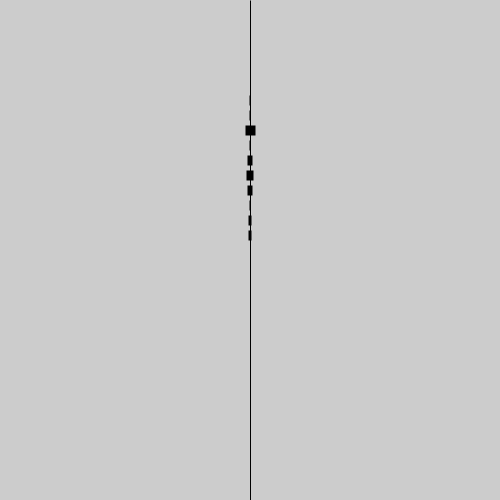
Frame 1 (no input)
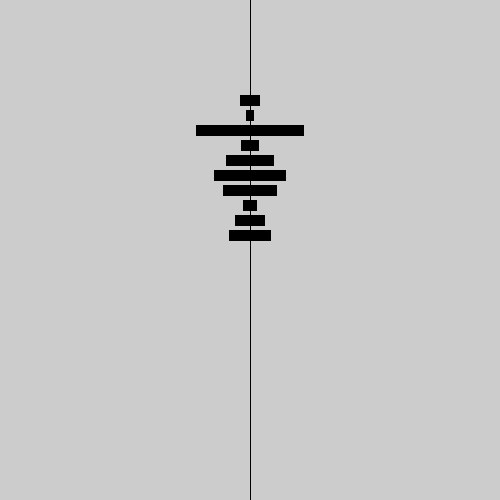
Frame 60 (the mouse pressed at the canvas centre just before this capture)
Frame 120 (the mouse held since frame 60 and released just before this capture): identical to frame 60, image omitted

The Processing sketch that drew these frames (run headless with seeded random() and noise(); from frame 60 on, the mouse is pressed at the canvas centre):

// Processing sketch: s03e11tabliceWykresOdjechanyAnimowanyRepeatZwartyKod
// ── s03e11tabliceWykresOdjechanyAnimowanyRepeatZwartyKod.pde
int[] dane = { 18, 7, 100, 15, 44, 66, 50, 13, 27, 38 };
void setup(){
  size(500, 500);
  strokeCap(SQUARE);
}
float time = 0.1;
void draw(){
  strokeWeight(1);
  line(width/2, 0, width/2, height);
  strokeWeight(10);
  
  for (int i=0; i<dane.length; i++) 
    line(width/2-time*dane[i]/2, 100+i*15, width/2+time*dane[i]/2, 100+i*15);
  
  if (time<1) time = time * 1.07;
}
void keyPressed(){
  time = 0.1;
  background(255);
}
